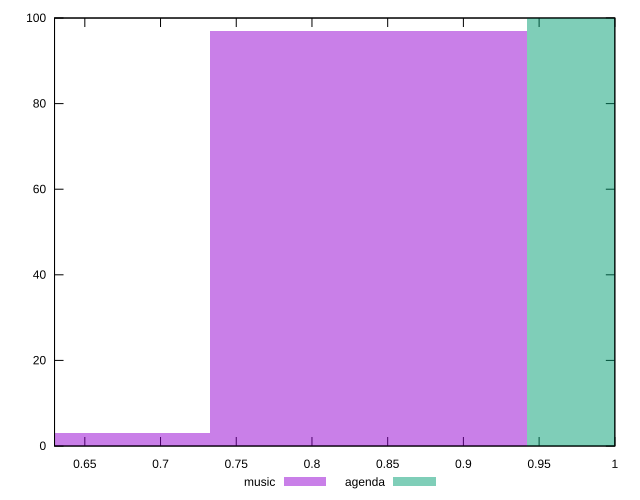

This chart was generated by the following gnuplot code:
reset

$music <<EOF
0.6278587555887707 3
0.8371450074516943 97
EOF

$agenda <<EOF
1.046431259314618 100
EOF

set key outside below
set boxwidth 0.20928625186292357
set xrange [0.63:1]
set yrange [0:100]
set trange [0:100]
set style fill transparent solid 0.5 noborder
set terminal svg size 640, 500 enhanced background rgb 'white'
set output "reports/report_00031_2021-02-24T23-18-18.084Z/meta/score/comparison/histogram/0_vs_1.svg"

plot $music title "music" with boxes, \
     $agenda title "agenda" with boxes

reset
